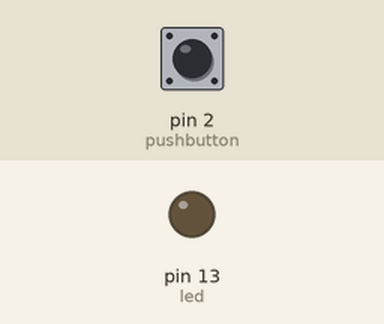
Recording of a sketch running on a simulated Arduino Uno, built with avr-gcc and run on an emulated ATmega328P. On the bench: output pins drawn as LEDs (lit = HIGH). Inputs (shaded band) come from the test bench; at power-on: pin 2 (pushbutton) LOW.

Above: at 1.2 s.
1.3 s: pin 2 (pushbutton) pulled HIGH for 0.15 s
At 1.37 s:
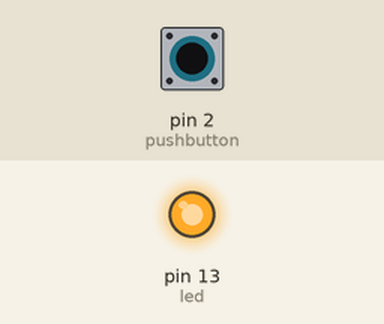
2.9 s: pin 2 (pushbutton) pulled HIGH for 3.2 s
At 6.8 s:
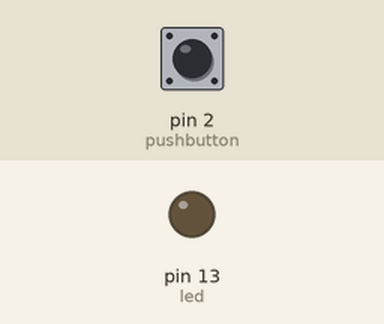
Timing chart, 0 to 8.3 s (numbered marks = the images above; inputs shaded):
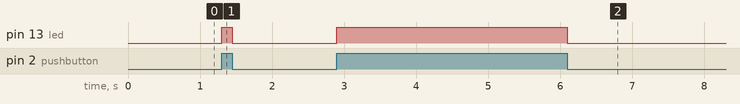

Measured:
- after the input at 1.3 s, pin 13 (led): LOW → HIGH at once, → LOW 0.15 s later
- after the input at 2.9 s, pin 13 (led): LOW → HIGH at once, → LOW 3.2 s later

The sketch:

ON_OFF_led_push.ino
```cpp
const int led = 13;
const int pushbutton = 2;
int buttonstate = 0;


void setup() {

 pinMode(2,INPUT);
 pinMode(13,OUTPUT);
 digitalWrite(led,LOW);

}

void loop() {
  if (digitalRead(pushbutton)==HIGH){
    buttonstate=1;
    digitalWrite(led,HIGH);
    }
else{
  buttonstate=0;
  digitalWrite(led,LOW);
  }
}
```
